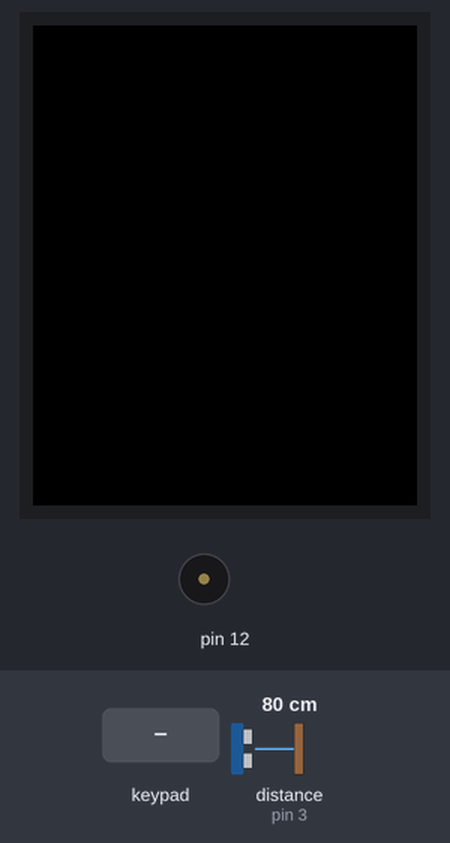
The sketch below on a simulated Arduino Mega 2560, built for the host (arithmetic inside an expression is 32-bit, double 64-bit). Shown: 128×160 colour display, buzzer (waves = sounding). The inputs (shaded band) are chosen by the test bench; at power-on: distance to the obstacle (sensor on pin 3) 80 cm. The echo pulse lasts 58.3 µs per cm; what the sketch prints to the serial monitor is not drawn.

Above: at 1.3 s.
1.4 s: key '*' pressed
At 2.3 s:
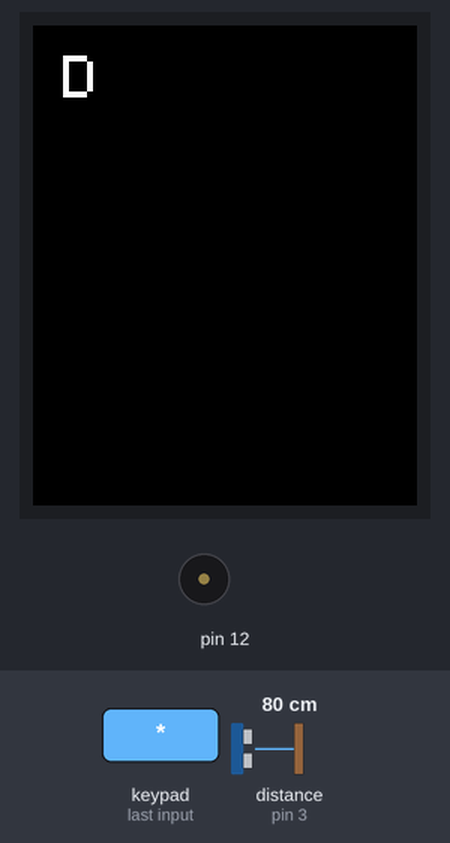
2.9 s: keypad keys 4 7 4 5 4 3 4 1 pressed 0.4 s apart
At 8.7 s:
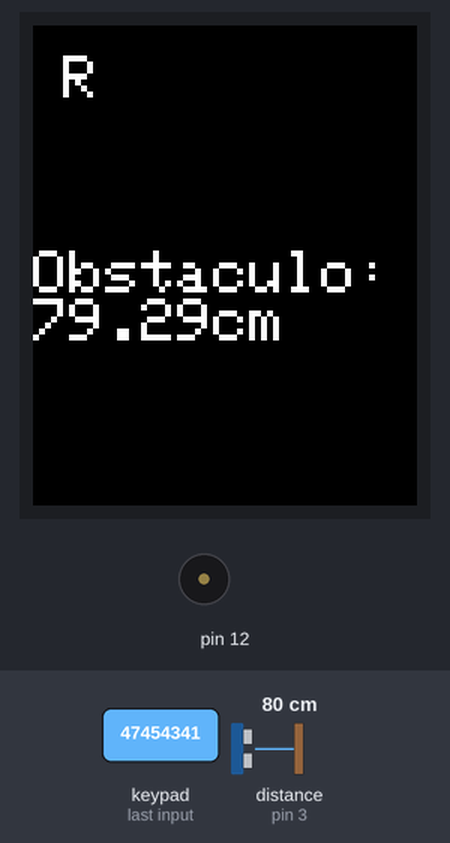
9.1 s: key '2' pressed
At 10.4 s:
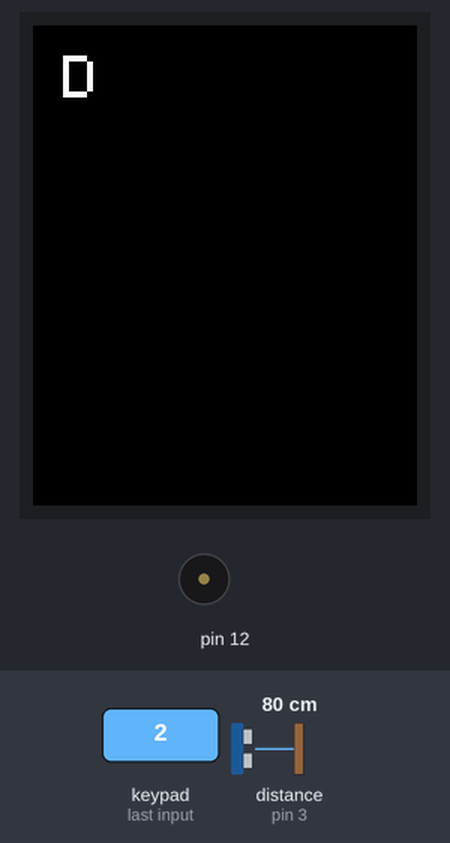
11.4 s: keypad keys 4 7 4 5 4 3 4 1 # pressed 0.4 s apart
At 14.31 s:
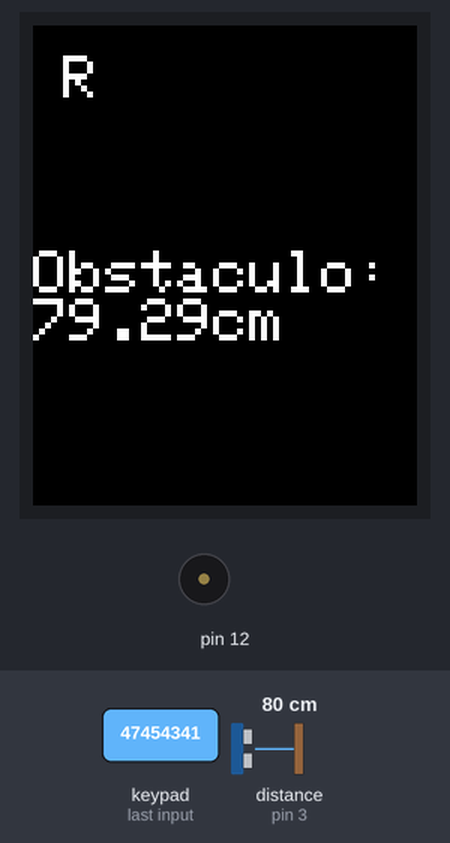
Timing chart, 0 to 17.3 s (numbered marks = the images above; inputs shaded):
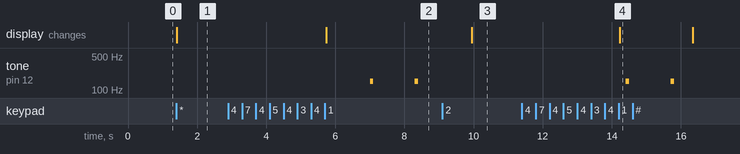

Measured:
- after the input at 1.4 s, the display: changes at once (image 1)
- after the input at 2.9 s, tone on pin 12: alternates 150 Hz for 0.10 s and silent for 1.2 s, starting after 4.1 s; the display: changes after 2.8 s (image 2)
- after the input at 9.1 s, tone on pin 12: stops changing and stays silent; the display: changes after 0.85 s (image 3)
- after the input at 11.4 s, tone on pin 12: alternates 150 Hz for 0.10 s and silent for 1.2 s, 4 changes in all, then stays silent, starting after 3.0 s; the display: changes after 2.8 s (image 4)

The sketch:

Carrito.ino
```cpp
#include <SPI.h>
#include <Adafruit_ST7735.h>
#include <Adafruit_GFX.h>
#include <TimerOne.h>
#include <Keypad.h>
#include <SoftwareSerial.h>

#define Trig 2
#define Echo 3
#define TFT_CS 10
#define TFT_DC 9
#define TFT_RST 8

char hexaKeys[4][4]=
{
  {'1','2','3','A'},
  {'4','5','6','B'},
  {'7','8','9','C'},
  {'*','0','#','D'},
};

byte rowPins[4] = {47, 45, 43, 41};
byte colPins[4] = {39, 37, 35, 33};

Adafruit_ST7735 tft = Adafruit_ST7735(TFT_CS, TFT_DC, TFT_RST);

SoftwareSerial miSerial(15, 14);

Keypad Teclado = Keypad(makeKeymap(hexaKeys), rowPins, colPins, 4, 4);

const float VelSon = 34000.0;

int Contador=0;
float Distancia=26;
bool Status=false, Rev=false;
char Tecla='P';

void setup() {
  // put your setup code here, to run once:
  Serial.begin(9600);
  miSerial.begin(115200);
  pinMode(Trig, OUTPUT);
  pinMode(Echo, INPUT);

  TimerOne Timer1;
  tft.initR(INITR_BLACKTAB);
  tft.setTextColor(ST77XX_WHITE);
  tft.setTextSize(2);
  tft.fillScreen(ST77XX_BLACK);
}

void loop() {
  tft.fillScreen(ST77XX_BLACK);


    Tecla=Teclado.getKey();
    Serial.println(Tecla);


  if(Tecla=='*')
    Status=true;

  while(Rev==false&&Status==true){
    tft.setCursor(10,10);
    tft.print("D");
    Tecla=Teclado.getKey();
    if(Tecla=='1'){
      Rev=true;
      Timer1.initialize(100000);
      Timer1.attachInterrupt(Sonido);
      interrupts();
    }
    if(Tecla=='#')
      Status=false;
  }

  while(Rev==true&&Status==true){
  iniciarTrigger();
  unsigned long tiempo = pulseIn(Echo, HIGH);
  Distancia = tiempo * 0.000001 * VelSon / 2.0;

  Serial.print(Distancia);
  Serial.print("cm");
  Serial.println();
  miSerial.write(Distancia);

  if(Distancia >=10 && Distancia <15){
    tft.fillScreen(ST77XX_GREEN);
    tft.setTextColor(ST77XX_BLACK);
  }
  else{
    if(Distancia >=5 && Distancia <10){
    tft.fillScreen(ST77XX_YELLOW);
    tft.setTextColor(ST77XX_BLACK);
    }
    else{
       if(Distancia >=0 && Distancia <5){
        tft.fillScreen(ST77XX_RED);
        tft.setTextColor(ST77XX_BLACK);
       }
        else{
          tft.fillScreen(ST77XX_BLACK);
          tft.setTextColor(ST77XX_WHITE);
        }
     }
  }
  tft.setCursor(10,10);
    tft.print("R");
  if(Distancia>2000){
    tft.setCursor(50,75);
    tft.println("OK");
  }else{
    tft.setCursor(0,75);
    tft.println("Obstaculo:");
    tft.print(Distancia);
    tft.println("cm");
  }
  Tecla=Teclado.getKey();
    if(Tecla=='2'){
      Rev=false;
      Timer1.stop();
    }
    if(Tecla=='#'){
      Status=false;
      Rev=false;
      Timer1.stop();
    }
  delay(500);
  }
}

void iniciarTrigger()
{
  digitalWrite(Trig, HIGH);
  delayMicroseconds(10);
  digitalWrite(Trig, LOW);
}

void Sonido(){
   if(Distancia >=25){
    if(Contador==12)
    tone(12,150);
    else
    noTone(12);
    if(Contador>12)
    Contador=0;
   }
  if(Distancia >=20 && Distancia <25){
    if(Contador==6)
    tone(12,300);
    else
    noTone(12);
    if(Contador>6)
    Contador=0;
  }
  if(Distancia >=15 && Distancia <20){
    if(Contador==4)
    tone(12,400);
    else
    noTone(12);
    if(Contador>4)
    Contador=0;
  }
  if(Distancia >=10 && Distancia <15){
    if(Contador==3)
     tone(12,500);
     else
    noTone(12);
    if(Contador>3)
    Contador=0;
  }
  if(Distancia >=5 && Distancia <10){
    if(Contador==2)
      tone(12,600);
    else
    noTone(12);
    if(Contador>1)
    Contador=0;
  }
  if(Distancia >=0 && Distancia <5){
    if(Contador==1)
      tone(12,700);
    else
    noTone(12);
    if(Contador>1)
    Contador=0;
  }
  Contador++;

}
```
